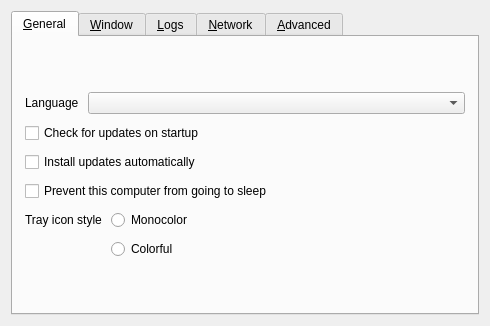
<?xml version="1.0" encoding="UTF-8"?>
<ui version="4.0">
 <class>SettingsDialog</class>
 <widget class="QDialog" name="SettingsDialog">
  <property name="geometry">
   <rect>
    <x>0</x>
    <y>0</y>
    <width>490</width>
    <height>326</height>
   </rect>
  </property>
  <property name="sizePolicy">
   <sizepolicy hsizetype="Maximum" vsizetype="Maximum">
    <horstretch>0</horstretch>
    <verstretch>0</verstretch>
   </sizepolicy>
  </property>
  <property name="windowTitle">
   <string>Preferences</string>
  </property>
  <property name="modal">
   <bool>true</bool>
  </property>
  <layout class="QVBoxLayout" name="verticalLayout_3">
   <item>
    <widget class="QTabWidget" name="tabWidget">
     <widget class="QWidget" name="tabGeneral">
      <attribute name="title">
       <string>&amp;General</string>
      </attribute>
      <layout class="QVBoxLayout" name="verticalLayout_6">
       <property name="spacing">
        <number>9</number>
       </property>
       <property name="leftMargin">
        <number>12</number>
       </property>
       <property name="topMargin">
        <number>12</number>
       </property>
       <property name="rightMargin">
        <number>12</number>
       </property>
       <property name="bottomMargin">
        <number>12</number>
       </property>
       <item>
        <spacer name="verticalSpacer_6">
         <property name="orientation">
          <enum>Qt::Orientation::Vertical</enum>
         </property>
         <property name="sizeHint" stdset="0">
          <size>
           <width>20</width>
           <height>0</height>
          </size>
         </property>
        </spacer>
       </item>
       <item>
        <layout class="QHBoxLayout" name="horizontalLayout_3">
         <item>
          <widget class="QLabel" name="lblLanguage">
           <property name="sizePolicy">
            <sizepolicy hsizetype="Maximum" vsizetype="Preferred">
             <horstretch>0</horstretch>
             <verstretch>0</verstretch>
            </sizepolicy>
           </property>
           <property name="text">
            <string>Language</string>
           </property>
          </widget>
         </item>
         <item>
          <widget class="QComboBox" name="comboLanguage"/>
         </item>
        </layout>
       </item>
       <item>
        <widget class="QCheckBox" name="cbAutoUpdate">
         <property name="text">
          <string>Check for updates on startup</string>
         </property>
        </widget>
       </item>
       <item>
        <widget class="QCheckBox" name="cbAutoInstallUpdates">
         <property name="text">
          <string>Install updates automatically</string>
         </property>
        </widget>
       </item>
       <item>
        <widget class="QCheckBox" name="cbPreventSleep">
         <property name="text">
          <string>Prevent this computer from going to sleep</string>
         </property>
        </widget>
       </item>
       <item>
        <layout class="QFormLayout" name="formLayout">
         <item row="1" column="1">
          <widget class="QRadioButton" name="rbIconColorful">
           <property name="text">
            <string>Colorful</string>
           </property>
          </widget>
         </item>
         <item row="0" column="1">
          <widget class="QRadioButton" name="rbIconMono">
           <property name="text">
            <string>Monocolor</string>
           </property>
          </widget>
         </item>
         <item row="0" column="0">
          <widget class="QLabel" name="lblTrayIconStyle">
           <property name="text">
            <string>Tray icon style</string>
           </property>
          </widget>
         </item>
        </layout>
       </item>
       <item>
        <spacer name="verticalSpacer_3">
         <property name="orientation">
          <enum>Qt::Orientation::Vertical</enum>
         </property>
         <property name="sizeHint" stdset="0">
          <size>
           <width>20</width>
           <height>0</height>
          </size>
         </property>
        </spacer>
       </item>
      </layout>
     </widget>
     <widget class="QWidget" name="tabWindow">
      <attribute name="title">
       <string>&amp;Window</string>
      </attribute>
      <layout class="QVBoxLayout" name="verticalLayout_14">
       <property name="spacing">
        <number>9</number>
       </property>
       <property name="leftMargin">
        <number>12</number>
       </property>
       <property name="topMargin">
        <number>12</number>
       </property>
       <property name="rightMargin">
        <number>12</number>
       </property>
       <property name="bottomMargin">
        <number>12</number>
       </property>
       <item>
        <spacer name="verticalSpacer_7">
         <property name="orientation">
          <enum>Qt::Orientation::Vertical</enum>
         </property>
         <property name="sizeHint" stdset="0">
          <size>
           <width>20</width>
           <height>0</height>
          </size>
         </property>
        </spacer>
       </item>
       <item>
        <layout class="QFormLayout" name="formLayout_2">
         <property name="labelAlignment">
          <set>Qt::AlignmentFlag::AlignRight|Qt::AlignmentFlag::AlignTrailing|Qt::AlignmentFlag::AlignVCenter</set>
         </property>
         <item row="0" column="0">
          <widget class="QLabel" name="label_3">
           <property name="text">
            <string>When the application starts</string>
           </property>
          </widget>
         </item>
         <item row="0" column="1">
          <widget class="QWidget" name="widget" native="true">
           <layout class="QVBoxLayout" name="verticalLayout_2">
            <item>
             <widget class="QRadioButton" name="rbShowOnStart">
              <property name="text">
               <string>Show the main window</string>
              </property>
             </widget>
            </item>
            <item>
             <widget class="QRadioButton" name="rbAutoHide">
              <property name="text">
               <string>Send to background</string>
              </property>
             </widget>
            </item>
           </layout>
          </widget>
         </item>
         <item row="1" column="0">
          <widget class="QLabel" name="label">
           <property name="text">
            <string>When the main window is closed</string>
           </property>
           <property name="alignment">
            <set>Qt::AlignmentFlag::AlignRight|Qt::AlignmentFlag::AlignTrailing|Qt::AlignmentFlag::AlignVCenter</set>
           </property>
          </widget>
         </item>
         <item row="1" column="1">
          <widget class="QWidget" name="widget_2" native="true">
           <layout class="QVBoxLayout" name="verticalLayout_13">
            <item>
             <widget class="QRadioButton" name="rbExitOnClose">
              <property name="text">
               <string>Exit</string>
              </property>
             </widget>
            </item>
            <item>
             <widget class="QRadioButton" name="rbCloseToTray">
              <property name="text">
               <string>Send to background</string>
              </property>
             </widget>
            </item>
           </layout>
          </widget>
         </item>
        </layout>
       </item>
       <item>
        <widget class="QCheckBox" name="cbShowVersion">
         <property name="text">
          <string>Include version in the window title</string>
         </property>
        </widget>
       </item>
       <item>
        <spacer name="verticalSpacer_11">
         <property name="orientation">
          <enum>Qt::Orientation::Vertical</enum>
         </property>
         <property name="sizeHint" stdset="0">
          <size>
           <width>20</width>
           <height>0</height>
          </size>
         </property>
        </spacer>
       </item>
      </layout>
     </widget>
     <widget class="QWidget" name="tabLog">
      <attribute name="title">
       <string>&amp;Logs</string>
      </attribute>
      <layout class="QVBoxLayout" name="verticalLayout">
       <property name="spacing">
        <number>9</number>
       </property>
       <property name="leftMargin">
        <number>12</number>
       </property>
       <property name="topMargin">
        <number>12</number>
       </property>
       <property name="rightMargin">
        <number>12</number>
       </property>
       <property name="bottomMargin">
        <number>12</number>
       </property>
       <item>
        <spacer name="verticalSpacer_8">
         <property name="orientation">
          <enum>Qt::Orientation::Vertical</enum>
         </property>
         <property name="sizeHint" stdset="0">
          <size>
           <width>20</width>
           <height>0</height>
          </size>
         </property>
        </spacer>
       </item>
       <item>
        <layout class="QHBoxLayout" name="horizontalLayout_4">
         <item>
          <widget class="QLabel" name="lblLogLevel">
           <property name="sizePolicy">
            <sizepolicy hsizetype="Maximum" vsizetype="Fixed">
             <horstretch>0</horstretch>
             <verstretch>0</verstretch>
            </sizepolicy>
           </property>
           <property name="text">
            <string>Level</string>
           </property>
          </widget>
         </item>
         <item>
          <widget class="QComboBox" name="comboLogLevel"/>
         </item>
        </layout>
       </item>
       <item>
        <widget class="QLabel" name="lblDebugWarning">
         <property name="text">
          <string>Using a log level higher than Info may affect performance.</string>
         </property>
         <property name="wordWrap">
          <bool>true</bool>
         </property>
        </widget>
       </item>
       <item>
        <widget class="QGroupBox" name="groupLogToFile">
         <property name="title">
          <string>Log to file</string>
         </property>
         <property name="checkable">
          <bool>true</bool>
         </property>
         <layout class="QHBoxLayout" name="horizontalLayout_2">
          <item>
           <widget class="QWidget" name="widgetLogFilename" native="true">
            <property name="sizePolicy">
             <sizepolicy hsizetype="Preferred" vsizetype="Maximum">
              <horstretch>0</horstretch>
              <verstretch>0</verstretch>
             </sizepolicy>
            </property>
            <layout class="QHBoxLayout" name="_4">
             <property name="spacing">
              <number>3</number>
             </property>
             <property name="leftMargin">
              <number>0</number>
             </property>
             <property name="topMargin">
              <number>0</number>
             </property>
             <property name="rightMargin">
              <number>0</number>
             </property>
             <property name="bottomMargin">
              <number>0</number>
             </property>
             <item>
              <widget class="QLabel" name="labelLogPath">
               <property name="sizePolicy">
                <sizepolicy hsizetype="Preferred" vsizetype="Fixed">
                 <horstretch>0</horstretch>
                 <verstretch>0</verstretch>
                </sizepolicy>
               </property>
               <property name="text">
                <string>Log path</string>
               </property>
              </widget>
             </item>
             <item>
              <spacer name="horizontalSpacer_7">
               <property name="orientation">
                <enum>Qt::Orientation::Horizontal</enum>
               </property>
               <property name="sizeType">
                <enum>QSizePolicy::Policy::Minimum</enum>
               </property>
               <property name="sizeHint" stdset="0">
                <size>
                 <width>17</width>
                 <height>25</height>
                </size>
               </property>
              </spacer>
             </item>
             <item>
              <widget class="QLineEdit" name="lineLogFilename">
               <property name="enabled">
                <bool>true</bool>
               </property>
               <property name="sizePolicy">
                <sizepolicy hsizetype="Expanding" vsizetype="Fixed">
                 <horstretch>0</horstretch>
                 <verstretch>0</verstretch>
                </sizepolicy>
               </property>
              </widget>
             </item>
             <item>
              <widget class="QPushButton" name="btnBrowseLog">
               <property name="enabled">
                <bool>true</bool>
               </property>
               <property name="cursor">
                <cursorShape>PointingHandCursor</cursorShape>
               </property>
               <property name="text">
                <string/>
               </property>
               <property name="icon">
                <iconset theme="QIcon::ThemeIcon::DocumentOpen"/>
               </property>
               <property name="flat">
                <bool>true</bool>
               </property>
              </widget>
             </item>
            </layout>
           </widget>
          </item>
         </layout>
        </widget>
       </item>
       <item>
        <widget class="QCheckBox" name="cbGuiDebug">
         <property name="text">
          <string>Enable GUI debug messages</string>
         </property>
        </widget>
       </item>
       <item>
        <spacer name="verticalSpacer_4">
         <property name="orientation">
          <enum>Qt::Orientation::Vertical</enum>
         </property>
         <property name="sizeHint" stdset="0">
          <size>
           <width>20</width>
           <height>0</height>
          </size>
         </property>
        </spacer>
       </item>
      </layout>
     </widget>
     <widget class="QWidget" name="tabNetwork">
      <attribute name="title">
       <string>&amp;Network</string>
      </attribute>
      <layout class="QVBoxLayout" name="verticalLayout_7">
       <property name="spacing">
        <number>9</number>
       </property>
       <property name="leftMargin">
        <number>12</number>
       </property>
       <property name="topMargin">
        <number>12</number>
       </property>
       <property name="rightMargin">
        <number>12</number>
       </property>
       <property name="bottomMargin">
        <number>12</number>
       </property>
       <item>
        <spacer name="verticalSpacer_9">
         <property name="orientation">
          <enum>Qt::Orientation::Vertical</enum>
         </property>
         <property name="sizeHint" stdset="0">
          <size>
           <width>20</width>
           <height>0</height>
          </size>
         </property>
        </spacer>
       </item>
       <item>
        <layout class="QHBoxLayout" name="horizontalLayout">
         <item>
          <widget class="QLabel" name="lblNetworkIp">
           <property name="sizePolicy">
            <sizepolicy hsizetype="Maximum" vsizetype="Fixed">
             <horstretch>0</horstretch>
             <verstretch>0</verstretch>
            </sizepolicy>
           </property>
           <property name="text">
            <string>Network IP</string>
           </property>
          </widget>
         </item>
         <item>
          <widget class="QComboBox" name="comboInterface">
           <property name="sizePolicy">
            <sizepolicy hsizetype="Maximum" vsizetype="Fixed">
             <horstretch>0</horstretch>
             <verstretch>0</verstretch>
            </sizepolicy>
           </property>
           <item>
            <property name="text">
             <string>Automatic</string>
            </property>
           </item>
          </widget>
         </item>
         <item>
          <spacer name="horizontalSpacer">
           <property name="orientation">
            <enum>Qt::Orientation::Horizontal</enum>
           </property>
           <property name="sizeType">
            <enum>QSizePolicy::Policy::Expanding</enum>
           </property>
           <property name="sizeHint" stdset="0">
            <size>
             <width>25</width>
             <height>20</height>
            </size>
           </property>
          </spacer>
         </item>
        </layout>
       </item>
       <item>
        <layout class="QHBoxLayout" name="horizontalLayout_6">
         <item>
          <widget class="QLabel" name="lblPort">
           <property name="sizePolicy">
            <sizepolicy hsizetype="Maximum" vsizetype="Fixed">
             <horstretch>0</horstretch>
             <verstretch>0</verstretch>
            </sizepolicy>
           </property>
           <property name="text">
            <string>Port</string>
           </property>
          </widget>
         </item>
         <item>
          <widget class="QSpinBox" name="sbPort">
           <property name="enabled">
            <bool>true</bool>
           </property>
           <property name="sizePolicy">
            <sizepolicy hsizetype="Maximum" vsizetype="Fixed">
             <horstretch>0</horstretch>
             <verstretch>0</verstretch>
            </sizepolicy>
           </property>
           <property name="maximum">
            <number>65535</number>
           </property>
           <property name="value">
            <number>24800</number>
           </property>
          </widget>
         </item>
         <item>
          <spacer name="horizontalSpacer_3">
           <property name="orientation">
            <enum>Qt::Orientation::Horizontal</enum>
           </property>
           <property name="sizeHint" stdset="0">
            <size>
             <width>40</width>
             <height>20</height>
            </size>
           </property>
          </spacer>
         </item>
        </layout>
       </item>
       <item>
        <widget class="QGroupBox" name="groupSecurity">
         <property name="sizePolicy">
          <sizepolicy hsizetype="Preferred" vsizetype="Maximum">
           <horstretch>0</horstretch>
           <verstretch>0</verstretch>
          </sizepolicy>
         </property>
         <property name="title">
          <string>Enable TLS Encryption</string>
         </property>
         <property name="checkable">
          <bool>true</bool>
         </property>
         <property name="checked">
          <bool>false</bool>
         </property>
         <layout class="QVBoxLayout" name="_11">
          <item>
           <widget class="QWidget" name="widgetTlsCert" native="true">
            <layout class="QHBoxLayout" name="_12">
             <property name="leftMargin">
              <number>0</number>
             </property>
             <property name="topMargin">
              <number>0</number>
             </property>
             <property name="rightMargin">
              <number>0</number>
             </property>
             <property name="bottomMargin">
              <number>0</number>
             </property>
             <item>
              <widget class="QLabel" name="lblTlsCertInfo">
               <property name="text">
                <string notr="true"/>
               </property>
              </widget>
             </item>
             <item>
              <widget class="QLabel" name="lblTlsCert">
               <property name="sizePolicy">
                <sizepolicy hsizetype="Preferred" vsizetype="Fixed">
                 <horstretch>0</horstretch>
                 <verstretch>0</verstretch>
                </sizepolicy>
               </property>
               <property name="text">
                <string>Certificate</string>
               </property>
              </widget>
             </item>
             <item>
              <widget class="QLineEdit" name="lineTlsCertPath">
               <property name="minimumSize">
                <size>
                 <width>0</width>
                 <height>0</height>
                </size>
               </property>
              </widget>
             </item>
             <item>
              <widget class="QPushButton" name="btnTlsCertPath">
               <property name="cursor">
                <cursorShape>PointingHandCursor</cursorShape>
               </property>
               <property name="text">
                <string/>
               </property>
               <property name="icon">
                <iconset theme="QIcon::ThemeIcon::DocumentOpen"/>
               </property>
               <property name="flat">
                <bool>true</bool>
               </property>
              </widget>
             </item>
            </layout>
           </widget>
          </item>
          <item>
           <layout class="QHBoxLayout" name="horizontalLayout_5">
            <property name="topMargin">
             <number>0</number>
            </property>
            <item>
             <widget class="QLabel" name="lblTlsKeyLength">
              <property name="sizePolicy">
               <sizepolicy hsizetype="Preferred" vsizetype="Fixed">
                <horstretch>0</horstretch>
                <verstretch>0</verstretch>
               </sizepolicy>
              </property>
              <property name="text">
               <string>Key length</string>
              </property>
             </widget>
            </item>
            <item>
             <widget class="QComboBox" name="comboTlsKeyLength">
              <item>
               <property name="text">
                <string notr="true">2048</string>
               </property>
              </item>
              <item>
               <property name="text">
                <string notr="true">4096</string>
               </property>
              </item>
             </widget>
            </item>
            <item>
             <spacer name="horizontalSpacer_2">
              <property name="orientation">
               <enum>Qt::Orientation::Horizontal</enum>
              </property>
              <property name="sizeHint" stdset="0">
               <size>
                <width>40</width>
                <height>20</height>
               </size>
              </property>
             </spacer>
            </item>
            <item>
             <widget class="QPushButton" name="btnTlsRegenCert">
              <property name="text">
               <string>Regenerate certificate</string>
              </property>
              <property name="icon">
               <iconset theme="QIcon::ThemeIcon::ViewRefresh"/>
              </property>
             </widget>
            </item>
           </layout>
          </item>
          <item>
           <widget class="QCheckBox" name="cbRequireClientCert">
            <property name="text">
             <string>Require client certificates</string>
            </property>
           </widget>
          </item>
          <item>
           <spacer name="verticalSpacer_2">
            <property name="orientation">
             <enum>Qt::Orientation::Vertical</enum>
            </property>
            <property name="sizeHint" stdset="0">
             <size>
              <width>20</width>
              <height>0</height>
             </size>
            </property>
           </spacer>
          </item>
         </layout>
        </widget>
       </item>
       <item>
        <spacer name="verticalSpacer_5">
         <property name="orientation">
          <enum>Qt::Orientation::Vertical</enum>
         </property>
         <property name="sizeHint" stdset="0">
          <size>
           <width>20</width>
           <height>0</height>
          </size>
         </property>
        </spacer>
       </item>
      </layout>
     </widget>
     <widget class="QWidget" name="tabAdvanced">
      <attribute name="title">
       <string>&amp;Advanced</string>
      </attribute>
      <layout class="QVBoxLayout" name="verticalLayout_4">
       <property name="spacing">
        <number>9</number>
       </property>
       <property name="leftMargin">
        <number>12</number>
       </property>
       <property name="topMargin">
        <number>12</number>
       </property>
       <property name="rightMargin">
        <number>12</number>
       </property>
       <property name="bottomMargin">
        <number>12</number>
       </property>
       <item>
        <spacer name="verticalSpacer_10">
         <property name="orientation">
          <enum>Qt::Orientation::Vertical</enum>
         </property>
         <property name="sizeHint" stdset="0">
          <size>
           <width>20</width>
           <height>0</height>
          </size>
         </property>
        </spacer>
       </item>
       <item>
        <widget class="QGroupBox" name="groupService">
         <property name="enabled">
          <bool>true</bool>
         </property>
         <property name="title">
          <string>Use background service (daemon)</string>
         </property>
         <property name="checkable">
          <bool>true</bool>
         </property>
         <property name="checked">
          <bool>false</bool>
         </property>
         <layout class="QGridLayout" name="_6">
          <item row="1" column="0">
           <widget class="QCheckBox" name="cbElevateDaemon">
            <property name="text">
             <string>Always run as system (work at login screen and UAC)</string>
            </property>
            <property name="autoExclusive">
             <bool>false</bool>
            </property>
           </widget>
          </item>
         </layout>
        </widget>
       </item>
       <item>
        <layout class="QFormLayout" name="formLayout_3">
         <property name="fieldGrowthPolicy">
          <enum>QFormLayout::FieldGrowthPolicy::ExpandingFieldsGrow</enum>
         </property>
         <property name="rowWrapPolicy">
          <enum>QFormLayout::RowWrapPolicy::DontWrapRows</enum>
         </property>
         <property name="labelAlignment">
          <set>Qt::AlignmentFlag::AlignLeading|Qt::AlignmentFlag::AlignLeft|Qt::AlignmentFlag::AlignVCenter</set>
         </property>
         <property name="formAlignment">
          <set>Qt::AlignmentFlag::AlignHCenter|Qt::AlignmentFlag::AlignTop</set>
         </property>
         <item row="0" column="0">
          <widget class="QCheckBox" name="cbRunEnterCommand">
           <property name="text">
            <string>Run command on enter</string>
           </property>
          </widget>
         </item>
         <item row="0" column="1">
          <widget class="QLineEdit" name="lineCommandEnter"/>
         </item>
         <item row="1" column="0">
          <widget class="QCheckBox" name="cbRunExitCommand">
           <property name="text">
            <string>Run command on exit</string>
           </property>
          </widget>
         </item>
         <item row="1" column="1">
          <widget class="QLineEdit" name="lineCommandExit"/>
         </item>
        </layout>
       </item>
       <item>
        <spacer name="verticalSpacer">
         <property name="orientation">
          <enum>Qt::Orientation::Vertical</enum>
         </property>
         <property name="sizeHint" stdset="0">
          <size>
           <width>20</width>
           <height>0</height>
          </size>
         </property>
        </spacer>
       </item>
       <item>
        <widget class="QPushButton" name="btnClearAllSettings">
         <property name="text">
          <string>Remove all settings</string>
         </property>
        </widget>
       </item>
      </layout>
     </widget>
    </widget>
   </item>
  </layout>
 </widget>
 <resources/>
 <connections/>
</ui>
